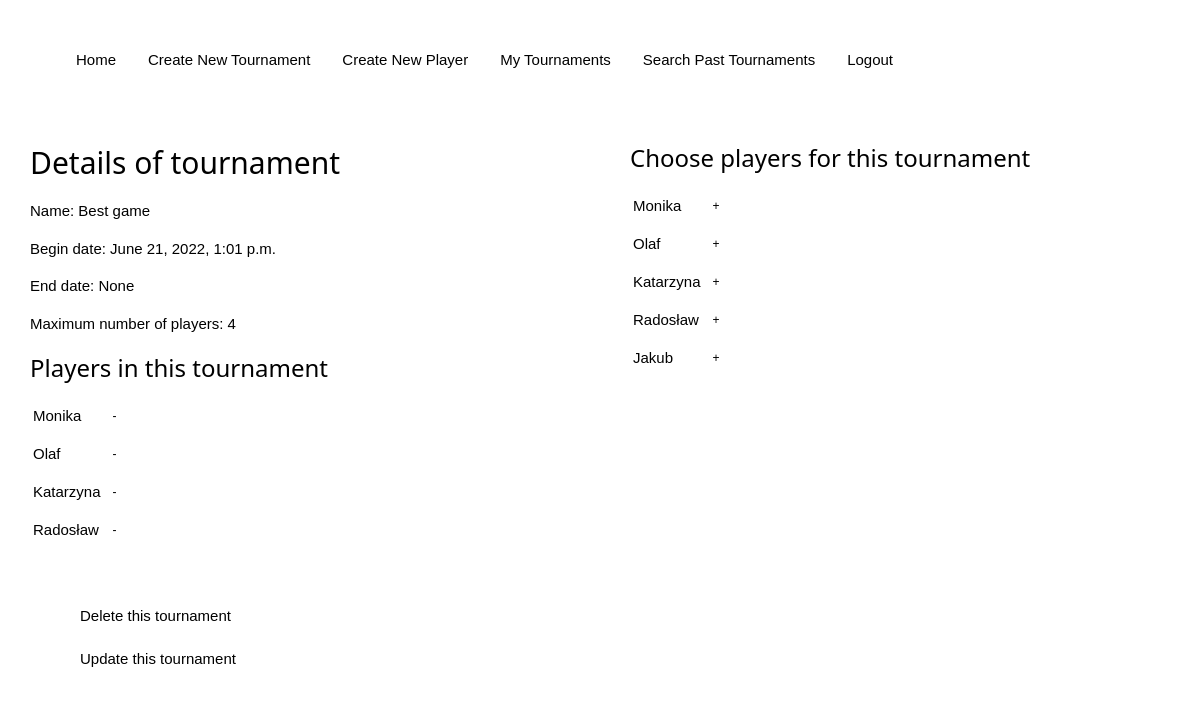
Page /tournament/2 (signed in) on the committed database.
### tournament/models.py (models this page shows)
class Tournament(models.Model):
    name= models.CharField(max_length=60, unique=True)
    begin_date= models.DateTimeField()
    end_date= models.DateTimeField(null=True, blank=True)
    max_number_of_player=models.IntegerField()
    creator=models.ForeignKey(User, on_delete=models.DO_NOTHING)

class PlayersInTournament(models.Model):
    tournament=models.ForeignKey(Tournament, on_delete=models.DO_NOTHING)
    player=models.ForeignKey(Player, on_delete=models.DO_NOTHING)
    class Meta:
        unique_together = ('tournament', 'player',)

class Player(models.Model):
    name=models.CharField(max_length=50, unique=True)

### tournament/views.py (the view)
# urls.py: path('tournament/<int:id>', views.tournament_view, name='tournament'),
@login_required
def tournament_view(request, id):
    obj = Tournament.objects.get(pk=id)
    query_results=Player.objects.filter()
    player_in_tournamets= PlayersInTournament.objects.filter(tournament=obj)
    result={
        "tournament":obj,
        "player":query_results,
        "player_in_tournamets":player_in_tournamets
    }
    return render(request, "tournament/tournament_view.html", result)

### tournament/templates/tournament/tournament_view.html (shortened to what this page needs)
{% extends "tournament/base_view.html" %}
{% block page_detail%}<strong class="nav-active"></strong>
    <div class="column">
        <h2> Details of tournament </h2>
        <p>Name: {{tournament.name}} </p>
        <p>Begin date: {{ tournament.begin_date }} </p>
        <p>End date: {{ tournament.end_date }} </p>
        <p>Maximum number of players: {{ tournament.max_number_of_player }}</p>
        <h3> Players in this tournament</h3>
        <table>
            {% for x in player_in_tournamets %}
                <tr>
                    <td>{{ x.player.name }} </td>
                    <td><form action="{{tournament.id}}/{{x.player.id}}/delete_player_from_tournament" method="POST">
                        <button class="mm-button mm-small mm-circle">-</button>
                    </form></td>
                </tr>
            {% endfor %}
        </table>
        <br></br>
        <form action="{{tournament.id}}/delete" method="POST">
            <button class="button1" value="1" name="delete_button">Delete this tournament</button>
        </form>
        <form action="{{tournament.id}}/update" method="POST">
            <button class="button1" value="1" name="update_button">Update this tournament</button>
        </form>
    </div>
    <div class="column">
        <h3> Choose players for this tournament</h3>
        <table>
            {% for p in player %}
            <tr>
                <td>{{ p.name }}  </td>
                <td>
                    <form action="{{tournament.id}}/{{p.id}}/add_player" method="POST">
                        <button class="mm-button mm-small mm-circle">+</button>
                    </form>
                </td>
            </tr>
            {% endfor %}
        </table>
    </div>
{% endblock %}

### tournament/static/tournament/style.css (style rules this page uses)
html { box-sizing:border-box }
*,*:before,*:after { box-sizing:inherit }
html { -ms-text-size-adjust:100%;-webkit-text-size-adjust:100% }
body { margin:0 }
button,input,select,textarea,optgroup { font:inherit;margin:0 }
button,input { overflow:visible }
button,select { text-transform:none }
button,[type=button],[type=reset],[type=submit] { -webkit-appearance:button }
html,body { font-family:Verdana,sans-serif;font-size:15px;line-height:1.5 }
html { overflow-x:hidden }
h2 { font-size:30px }
h3 { font-size:24px }
h1,h2,h3,h4,h5,h6 { font-family:"Segoe UI",Arial,sans-serif;font-weight:400;margin:10px 0 }
.mm-btn,.mm-button { border:none;display:inline-block;padding:8px 8px;vertical-align:middle;overflow:hidden;text-decoration:none;color:inherit;background-color:inherit;text-align:center;cursor:pointer;white-space:nowrap }
.mm-btn,.mm-button { -webkit-touch-callout:none;-webkit-user-select:none;-khtml-user-select:none;-moz-user-select:none;-ms-user-select:none;user-select:none }
.mm-circle { border-radius:80% }
.mm-small { font-size:12px!important }

### tournament/templates/tournament/base_view.html (style rules this page uses)
body { margin:20px; }
* { box-sizing: border-box; }
.column { display: table; float: left; padding: 10px; height: 400px; width: 600px; }

### tournament/templates/tournament/tournament_view.html (style rules this page uses)
.button1 { border: none; color: black; margin-left: 40px; padding: 10px; text-align: center; text-decoration: none; display: inline-block; cursor: pointer; float: rigth; overflow:hidden; position: relative; background-color: white; }

### rows in the picture
Tournament: name "Best game", begin_date "June 21, 2022, 1:01 p.m.", end_date "None", max_number_of_player "4"
PlayersInTournament: player.name "Monika"
PlayersInTournament: player.name "Olaf"
PlayersInTournament: player.name "Katarzyna"
PlayersInTournament: player.name "Radosław"
Player: name "Monika"
Player: name "Olaf"
Player: name "Katarzyna"
Player: name "Radosław"
Player: name "Jakub"
